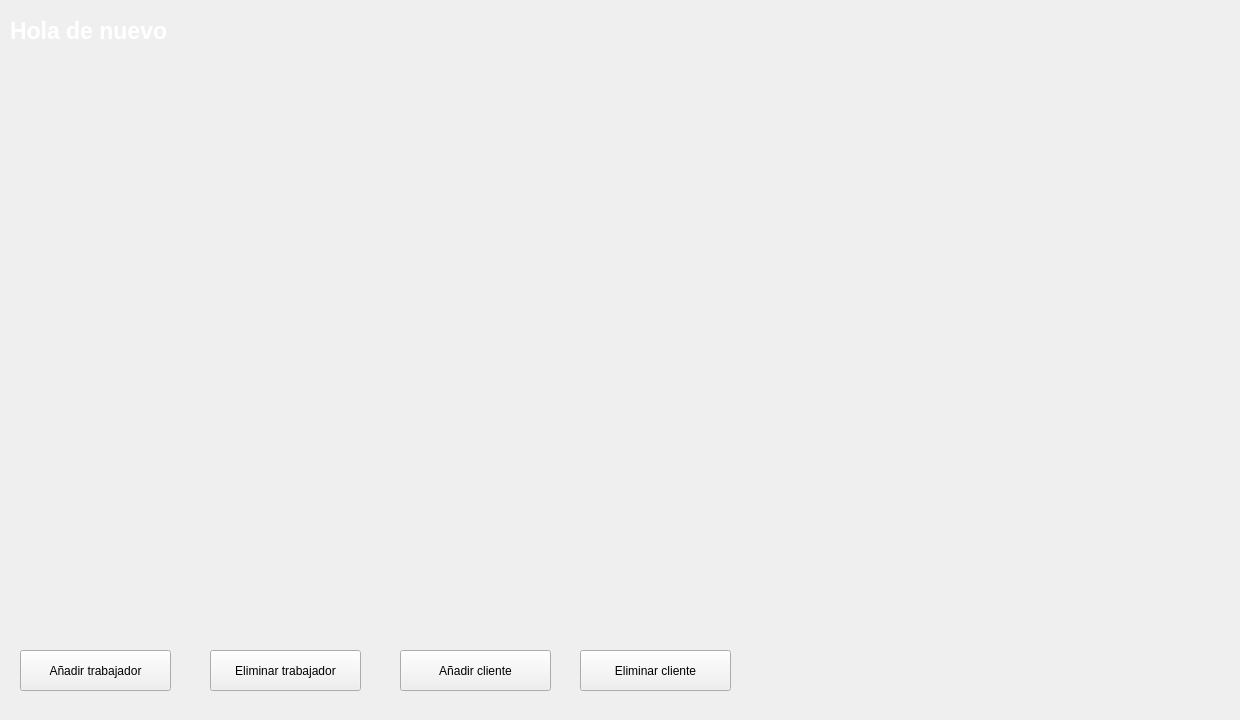
<?xml version="1.0" encoding="UTF-8"?>
<ui version="4.0">
 <class>MainWindow</class>
 <widget class="QMainWindow" name="MainWindow">
  <property name="geometry">
   <rect>
    <x>0</x>
    <y>0</y>
    <width>1240</width>
    <height>720</height>
   </rect>
  </property>
  <property name="windowTitle">
   <string>MainWindow</string>
  </property>
  <widget class="QWidget" name="centralwidget">
   <widget class="QLabel" name="imagen">
    <property name="geometry">
     <rect>
      <x>0</x>
      <y>0</y>
      <width>1240</width>
      <height>720</height>
     </rect>
    </property>
    <property name="sizePolicy">
     <sizepolicy hsizetype="Preferred" vsizetype="Preferred">
      <horstretch>0</horstretch>
      <verstretch>0</verstretch>
     </sizepolicy>
    </property>
    <property name="styleSheet">
     <string notr="true">background-image: url(:/direccion/nissan_skyline_gt_r_r34-HD2.jpg);</string>
    </property>
    <property name="text">
     <string/>
    </property>
    <property name="pixmap">
     <pixmap>nissan_skyline_gt_r_r34-HD2.jpg</pixmap>
    </property>
    <property name="scaledContents">
     <bool>true</bool>
    </property>
   </widget>
   <widget class="QLabel" name="hola">
    <property name="geometry">
     <rect>
      <x>10</x>
      <y>10</y>
      <width>211</width>
      <height>41</height>
     </rect>
    </property>
    <property name="font">
     <font>
      <pointsize>17</pointsize>
      <weight>75</weight>
      <bold>true</bold>
     </font>
    </property>
    <property name="styleSheet">
     <string notr="true">color: white</string>
    </property>
    <property name="text">
     <string>Hola de nuevo</string>
    </property>
   </widget>
   <widget class="QLabel" name="hola_2">
    <property name="geometry">
     <rect>
      <x>230</x>
      <y>10</y>
      <width>211</width>
      <height>41</height>
     </rect>
    </property>
    <property name="font">
     <font>
      <pointsize>17</pointsize>
      <weight>75</weight>
      <bold>true</bold>
     </font>
    </property>
    <property name="styleSheet">
     <string notr="true">color: white</string>
    </property>
    <property name="text">
     <string/>
    </property>
   </widget>
   <widget class="QPushButton" name="aniadirTr">
    <property name="geometry">
     <rect>
      <x>20</x>
      <y>650</y>
      <width>151</width>
      <height>41</height>
     </rect>
    </property>
    <property name="text">
     <string>Añadir trabajador</string>
    </property>
   </widget>
   <widget class="QPushButton" name="eliminarTr">
    <property name="geometry">
     <rect>
      <x>210</x>
      <y>650</y>
      <width>151</width>
      <height>41</height>
     </rect>
    </property>
    <property name="text">
     <string>Eliminar trabajador</string>
    </property>
   </widget>
   <widget class="QPushButton" name="aniadirCl">
    <property name="geometry">
     <rect>
      <x>400</x>
      <y>650</y>
      <width>151</width>
      <height>41</height>
     </rect>
    </property>
    <property name="text">
     <string>Añadir cliente</string>
    </property>
   </widget>
   <widget class="QPushButton" name="eleminarCl">
    <property name="geometry">
     <rect>
      <x>580</x>
      <y>650</y>
      <width>151</width>
      <height>41</height>
     </rect>
    </property>
    <property name="text">
     <string>Eliminar cliente</string>
    </property>
   </widget>
   <widget class="QPushButton" name="atras">
    <property name="geometry">
     <rect>
      <x>1160</x>
      <y>640</y>
      <width>51</width>
      <height>51</height>
     </rect>
    </property>
    <property name="styleSheet">
     <string notr="true">#atras{
border-image: url(:/direccion/botonAtrasBlanco.png);
background-color: transparent;
background: none;
border: none;
background-repeat: none;
}
#atras:pressed{
border-image: url(:/direccion/bottonAtrasBlancoAzul.jpg);
background-color: transparent;
background: none;
border: none;
background-repeat: none;
}</string>
    </property>
    <property name="text">
     <string/>
    </property>
   </widget>
  </widget>
 </widget>
 <resources>
  <include location="nissan.qrc"/>
  <include location="bottonAtrasBlancoAzul.qrc"/>
  <include location="botonAtrasBlanco.qrc"/>
  <include location="bottonAtras.qrc"/>
 </resources>
 <connections/>
</ui>
